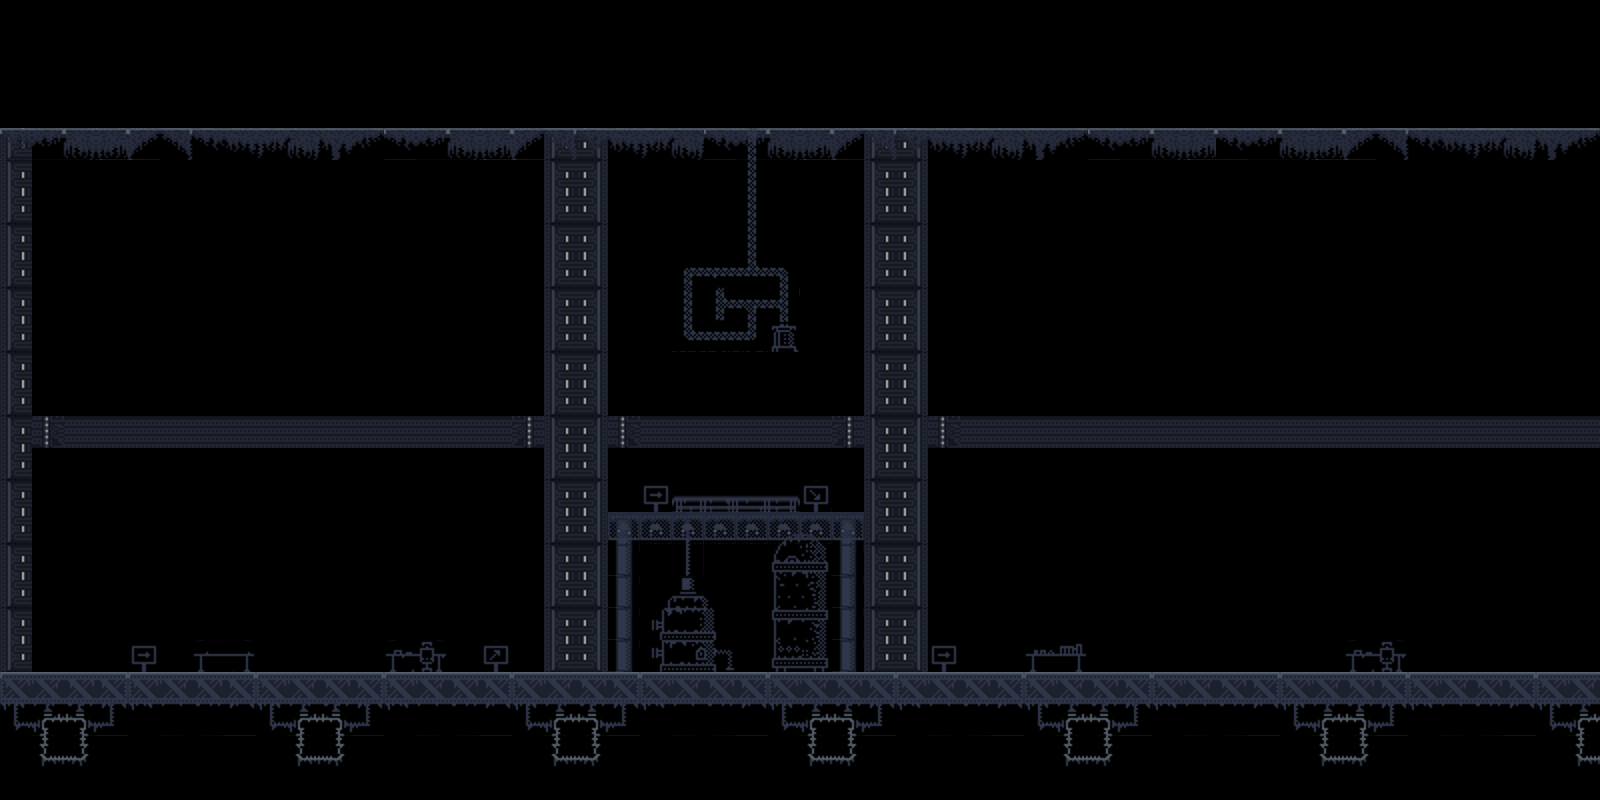

The image is a tile-based game level rendered from a .tmx file. Its description and source (layers, tilesets, objects; grid data summarised) follow:
An orthogonal 50x25 tile map with 32x32 px tiles, 4 tile layers (BackgroundWall, BackgroundStuff, Walkable, Foreground).

<map version="1.2" tiledversion="1.3.1" orientation="orthogonal" renderorder="right-down" compressionlevel="0" width="50" height="25" tilewidth="32" tileheight="32" infinite="0" nextlayerid="6" nextobjectid="1">
 <tileset firstgid="1" name="industrial.v1_32" tilewidth="32" tileheight="32" tilecount="1024" columns="32">
  <image source="Tilesets/Industrial/industrial.v1_32.png" width="1024" height="1024" />
 </tileset>
 <imagelayer id="2" name="BackgroundImage" locked="1" opacity="0.8" offsetx="-3.87175" offsety="-272.958">
  <image source="../Backgrounds/tutorialBackground.jpg" width="1920" height="1080" />
 </imagelayer>
 <layer id="5" name="BackgroundWall" width="50" height="25" opacity="0.7">
  <data>[1250 cells, 130 non-empty, 7 distinct tile ids]</data>
 </layer>
 <layer id="3" name="BackgroundStuff" width="50" height="25">
  <data>[1250 cells, 77 non-empty, 32 distinct tile ids]</data>
 </layer>
 <layer id="1" name="Walkable" width="50" height="25">
  <data>[1250 cells, 173 non-empty, 24 distinct tile ids]</data>
 </layer>
 <layer id="4" name="Foreground" width="50" height="25">
  <data>[1250 cells, 37 non-empty, 22 distinct tile ids]</data>
 </layer>
</map>